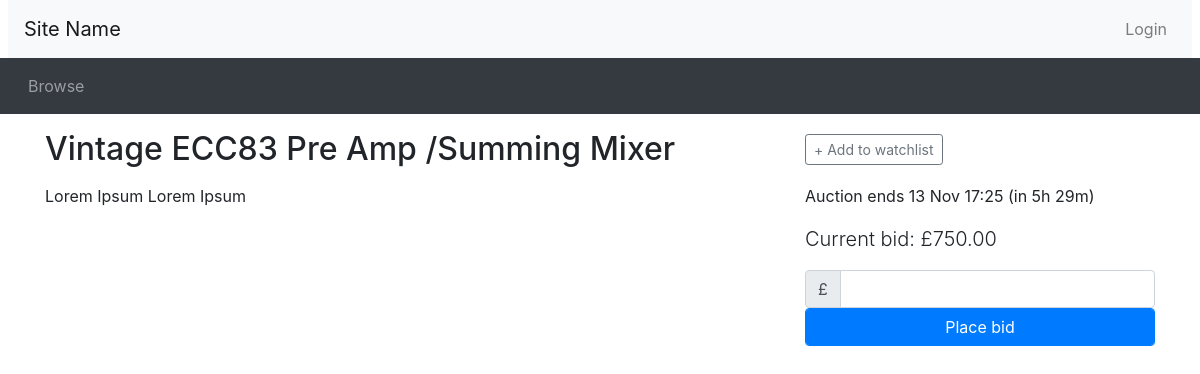
The app's page /listing.php?item_id=2 with its own data.
### tables this page shows
CREATE TABLE IF NOT EXISTS `listings` (
  `listing_id` int(11) NOT NULL AUTO_INCREMENT,
  `seller_id` int(11) DEFAULT NULL,
  `posttime` datetime DEFAULT NULL,
  `endtime` datetime DEFAULT NULL,
  `itemdescription` text,
  `item_title` text,
  `category` text,
  `reserveprice` decimal(10,2) DEFAULT NULL,
  `startprice` decimal(10,2) DEFAULT NULL,
  PRIMARY KEY (`listing_id`),
  KEY `seller_id` (`seller_id`)
);

### utilities.php (called while the page is built, shortened)
<?php
function display_time_remaining($interval) {
    if ($interval->days == 0 && $interval->h == 0) {
      $time_remaining = $interval->format('%im %Ss');
    }
    else if ($interval->days == 0) {
      $time_remaining = $interval->format('%hh %im');
    }
    else {
      $time_remaining = $interval->format('%ad %hh');
    }
  return $time_remaining;
}
?>

### listing.php (the view, shortened to what this page needs)
<?php include_once("header.php")?>
<?php require("utilities.php")?>
<?php
  $item_id = $_GET['item_id'];
  $query = "SELECT * FROM listings WHERE listing_id = '$item_id'";
	include 'opendb.php';
	$result = mysqli_query($connection, $query)
	or die('Error making select users query');
	$row = mysqli_fetch_array($result);
	$count_bid_query = "SELECT COUNT(*) FROM bids WHERE listing_id = {$row['listing_id']}";
		$count_bid_result = mysqli_query($connection, $count_bid_query)
			or die('Error making top bid query');
		$bid_count = mysqli_fetch_array($count_bid_result);
	$title = $row[5];
	$description = $row[4];
	$num_bids = $bid_count[0];
	$end_time = date_create($row[3]);
	if ($num_bids == 0)
	{
		$current_price = $row['startprice'];
	}
	 else
	{
		$top_bid_query = "SELECT MAX(bidprice) FROM bids WHERE listing_id = '$item_id'";
		$top_bid_result = mysqli_query($connection, $top_bid_query)
			or die('Error making top bid query');
		$top_bid = mysqli_fetch_array($top_bid_result);
		$current_price = $top_bid[0];
	}
	$now = new DateTime();
	if ($now < $end_time) {
		$time_to_end = date_diff($now, $end_time);
		$time_remaining = ' (in ' . display_time_remaining($time_to_end) . ')';
	}
	$has_session = true;
	$watching = false;
?>
<div class="container">
<div class="row">
  <div class="col-sm-8">
    <h2 class="my-3"><?php echo($title); ?></h2>
  </div>
  <div class="col-sm-4 align-self-center">
<?php
  if ($now < $end_time):
?>
    <div id="watch_nowatch" <?php if ($has_session && $watching) echo('style="display: none"');?> >
      <button type="button" class="btn btn-outline-secondary btn-sm" onclick="addToWatchlist()">+ Add to watchlist</button>
    </div>
<?php endif  ?>
  </div>
</div>
<div class="row">
  <div class="col-sm-8">
    <div class="itemDescription">
    <?php echo($description); ?>
    </div>
  </div>
  <div class="col-sm-4">
    <p>
<?php if ($now > $end_time): ?>
     This auction ended <?php echo(date_format($end_time, 'j M H:i')) ?>
<?php else: ?>
     Auction ends <?php echo(date_format($end_time, 'j M H:i') . $time_remaining) ?></p>
    <p class="lead">Current bid: £<?php echo(number_format($current_price, 2)) ?></p>
    <form method="POST" action="place_bid.php">
      <div class="input-group">
        <div class="input-group-prepend">
          <span class="input-group-text">£</span>
        </div>
	    <input type="number" class="form-control" id="bid" name="bid">
      </div>
      <button type="submit" class="btn btn-primary form-control">Place bid</button>
    </form>
<?php endif ?>
  </div>
</div>
<?php include_once("footer.php")?>

### records on screen
listings: item_title "Vintage ECC83 Pre Amp /Summing Mixer", itemdescription "Lorem Ipsum Lorem Ipsum", endtime "13 Nov 17:25", endtime "(in 5h 29m)", startprice "750.00"
